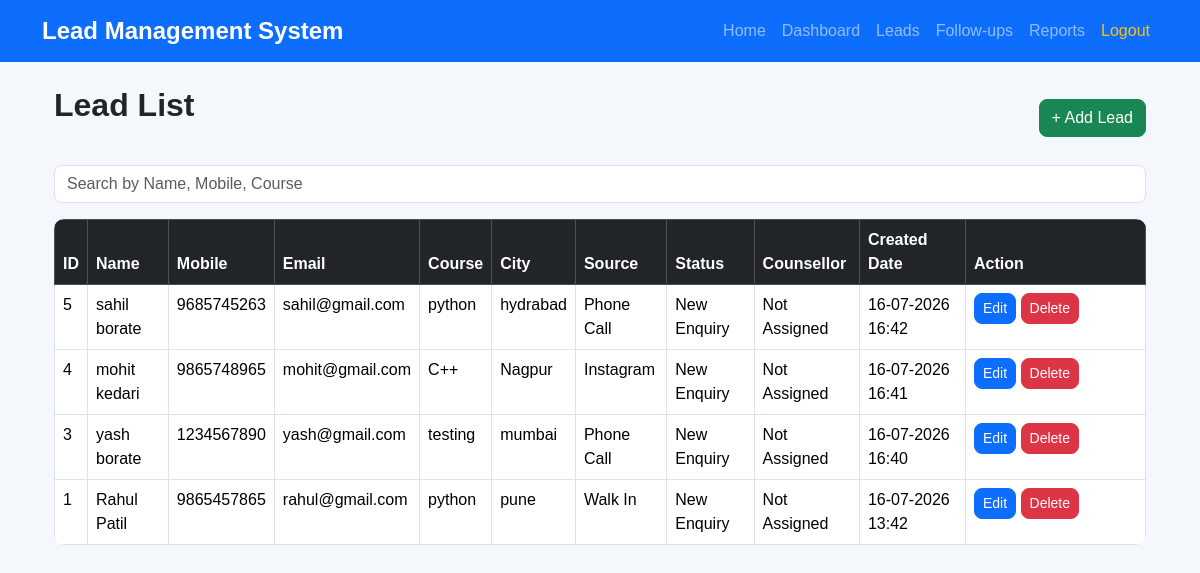
The page / on the database its author committed.
### tables this page shows
CREATE TABLE leads(
        id INTEGER PRIMARY KEY AUTOINCREMENT,
        name TEXT NOT NULL,
        mobile TEXT UNIQUE NOT NULL,
        email TEXT,
        course TEXT,
        city TEXT,
        source TEXT,
        status TEXT DEFAULT 'New Enquiry',
        counsellor TEXT DEFAULT 'Not Assigned',
        created_date TEXT,
        updated_date TEXT
    );

### routes.py (the view)
@main.route("/")
def home():
    leads = get_all_leads()
    return render_template(
        "leads.html",
        leads=leads
    )

### models.py (called while the page is built)
def get_connection():
    conn = sqlite3.connect(Config.DATABASE)
    conn.row_factory = sqlite3.Row
    return conn

def get_all_leads():
    conn = get_connection()
    cursor = conn.cursor()
    cursor.execute("""
    SELECT * FROM leads
    ORDER BY id DESC
    """)
    data = cursor.fetchall()
    conn.close()
    return data

### templates/leads.html
{% extends 'base.html' %}
{% block content %}
<div class="container mt-4">
    <div class="d-flex justify-content-between align-items-center mb-3">
        <h2>Lead List</h2>
        <a href="/add" class="btn btn-success">
            + Add Lead
        </a>
    </div>
    <div class="mb-3">
        <input
            type="text"
            id="searchInput"
            onkeyup="searchLead()"
            class="form-control"
            placeholder="Search by Name, Mobile, Course">
    </div>
    <table class="table table-bordered table-hover" id="leadTable">
        <thead class="table-dark">
            <tr>
                <th>ID</th>
                <th>Name</th>
                <th>Mobile</th>
                <th>Email</th>
                <th>Course</th>
                <th>City</th>
                <th>Source</th>
                <th>Status</th>
                <th>Counsellor</th>
                <th>Created Date</th>
                <th width="180">Action</th>
            </tr>
        </thead>
        <tbody>
        {% for lead in leads %}
            <tr>
                <td>{{ lead['id'] }}</td>
                <td>{{ lead['name'] }}</td>
                <td>{{ lead['mobile'] }}</td>
                <td>{{ lead['email'] }}</td>
                <td>{{ lead['course'] }}</td>
                <td>{{ lead['city'] }}</td>
                <td>{{ lead['source'] }}</td>
                <td>{{ lead['status'] }}</td>
                <td>{{ lead['counsellor'] }}</td>
                <td>{{ lead['created_date'] }}</td>
                <td>
                    <a href="/edit/{{ lead['id'] }}"
                       class="btn btn-primary btn-sm">
                        Edit
                    </a>
                    <a href="/delete/{{ lead['id'] }}" class="btn btn-danger btn-sm">
                         Delete
                    </a>
                </td>
            </tr>
        {% endfor %}
        </tbody>
    </table>
</div>
{% endblock %}

### templates/base.html (shortened to what this page needs)
<!DOCTYPE html>
<html lang="en">
<head>
    <link href="https://cdn.jsdelivr.net/npm/bootstrap@5.3.3/dist/css/bootstrap.min.css" rel="stylesheet">
    <link rel="stylesheet" href="{{ url_for('static', filename='css/style.css') }}">
</head>
<body>
<nav class="navbar navbar-expand-lg navbar-dark bg-primary">
<div class="container">
<a class="navbar-brand" href="/">Lead Management System</a>
<div class="collapse navbar-collapse" id="navbarNav">
<ul class="navbar-nav ms-auto">
<li class="nav-item">
<a class="nav-link" href="/">Home</a>
</li>
<li class="nav-item">
<a class="nav-link" href="/dashboard">Dashboard</a>
</li>
<li class="nav-item">
<a class="nav-link" href="/leads">Leads</a>
</li>
<li class="nav-item">
<a class="nav-link" href="/followups">Follow-ups</a>
</li>
<li class="nav-item">
<a class="nav-link" href="/reports">Reports</a>
</li>
<li class="nav-item">
<a class="nav-link text-warning" href="/logout">Logout</a>
</li>
</ul>
</div>
</div>
</nav>
<div class="container mt-4">
{% block content %}
{% endblock %}
</div>
</body>
</html>

### static/css/style.css (style rules this page uses)
body { margin: 0; padding: 0; background: #f4f7fc; font-family: Arial, Helvetica, sans-serif; }
h2 { font-weight: bold; margin-bottom: 25px; }
.navbar { background: #0d6efd; }
.navbar-brand { color: white !important; font-size: 24px; font-weight: bold; }
.table { background: white; border-radius: 10px; overflow: hidden; }
.table thead { background: #0d6efd; color: white; }
.btn { border-radius: 8px; }
.btn-success { background: #198754; }
.btn-primary { background: #0d6efd; }
.btn-danger { background: #dc3545; }
.form-control, .form-select { border-radius: 8px; }

### rows shown on the page
leads: id "5", name "sahil borate", mobile "9685745263", email "sahil@gmail.com", course "python", city "hydrabad", source "Phone Call", status "New Enquiry", counsellor "Not Assigned", created_date "16-07-2026 16:42"
leads: id "4", name "mohit kedari", mobile "9865748965", email "mohit@gmail.com", course "C++", city "Nagpur", source "Instagram", status "New Enquiry", counsellor "Not Assigned", created_date "16-07-2026 16:41"
leads: id "3", name "yash borate", mobile "1234567890", email "yash@gmail.com", course "testing", city "mumbai", source "Phone Call", status "New Enquiry", counsellor "Not Assigned", created_date "16-07-2026 16:40"
leads: id "1", name "Rahul Patil", mobile "9865457865", email "rahul@gmail.com", course "python", city "pune", source "Walk In", status "New Enquiry", counsellor "Not Assigned", created_date "16-07-2026 13:42"
